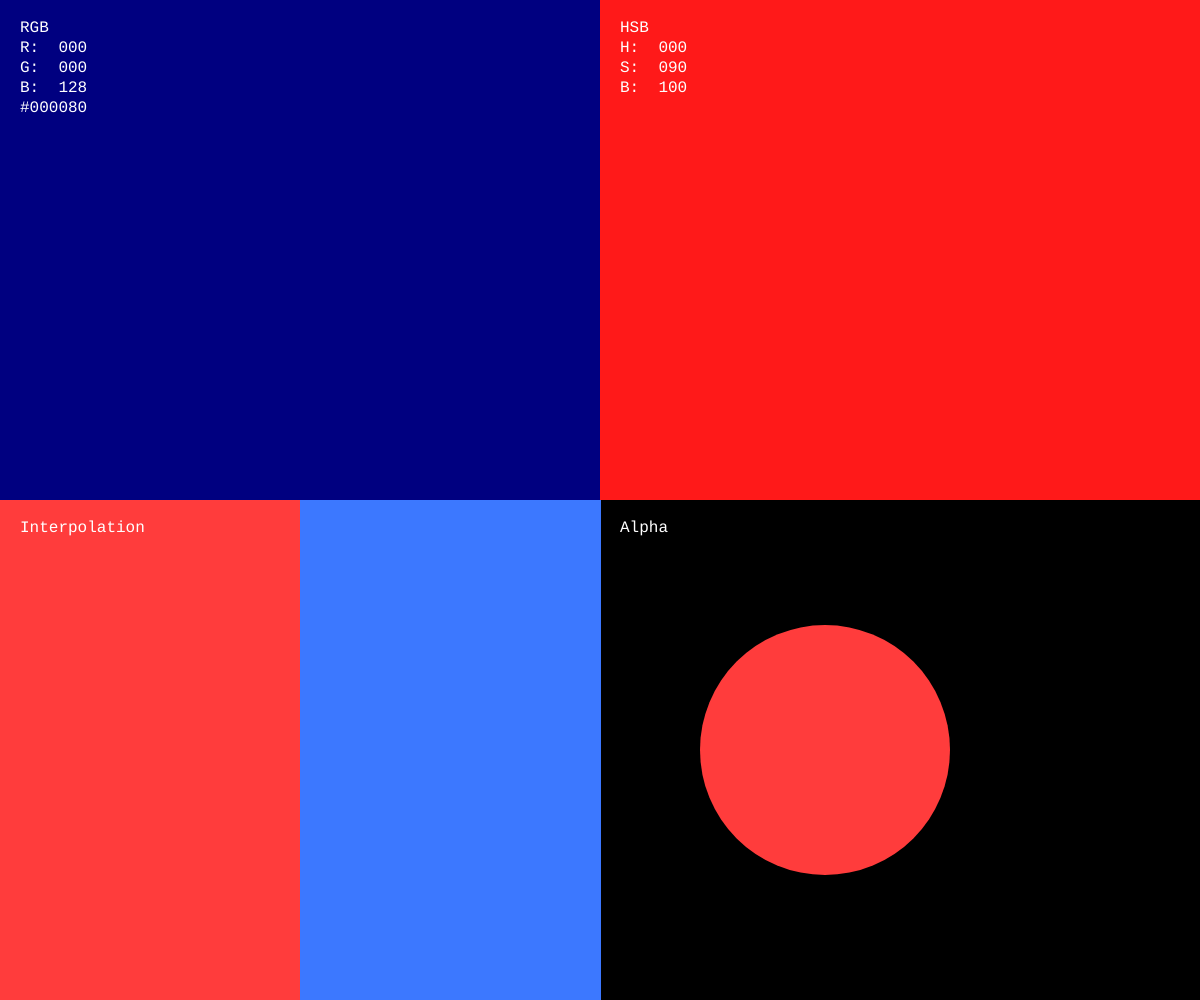
Frame 1 (no input)
Frame 60 (no input): identical to frame 1, image omitted
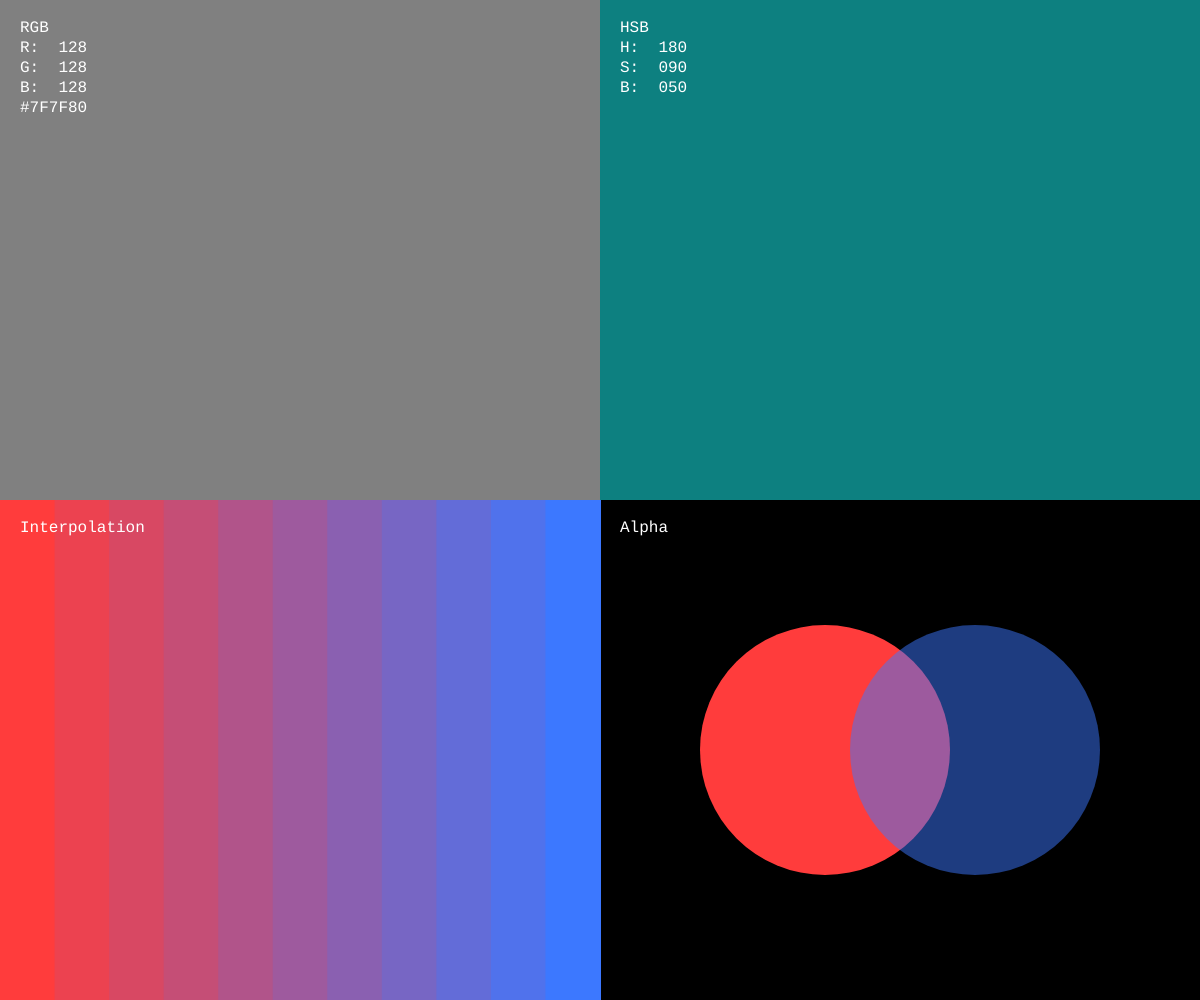
Frame 120 (the mouse pressed at the canvas centre since frame 60)

The p5.js sketch that drew these frames (run headless with seeded random() and noise() and a simulated clock; from frame 60 on, the mouse is pressed at the canvas centre):

// p5.js sketch
// ── sketch.js
/*
 * © 2026 Schultzschultz. Created for 'Schultzschultz Creative Coding Masterclass'.
 * For educational use only. All rights reserved.
 *
 * ---------------------------------------------
 * Color – Modes, Interpolation and Transparency
 * ---------------------------------------------
 * 
 * This file is an example of how to use different color modes (RGB and HSB), 
 * interpolate between colors, and apply alpha transparency in p5.js.  
 *
 * What this file does:
 * - Displays a rectangle in the top-left quadrant that changes color based on the mouse position using RGB color mode.
 * - Displays a rectangle in the top-right quadrant that changes color based on the mouse position using HSB color mode.
 * - Displays a series of rectangles in the bottom half of the canvas that interpolate between two colors, with the number of steps determined by the mouse position.
 * - Displays two overlapping circles in the bottom-right quadrant, where one circle's alpha transparency changes based on the mouse position, demonstrating how colors blend with varying transparency.
 */


function setup() {
  // Create a canvas that fills the entire browser window.
  createCanvas(windowWidth, windowHeight);
}

function draw() {

  // Set background to black.
  background(0);

  // Display RGB color mode.
  displayRGB();

  // Display HSB color mode.
  displayHSB();

  // Display interpolation between two colors.
  displayInterpolation();

  // Display alpha transparency.
  displayAlpha();
}

// Display RGB color mode.
function displayRGB() {

  // Set color mode to RGB with a range of 0-255 for each component and alpha.
  colorMode(RGB, 255, 255, 255, 255);

  // Map mouseX to the red component and mouseY to the green component, while keeping blue constant.
  let r = map(mouseX, 0, width, 0, 255);
  let g = map(mouseY, 0, height, 0, 255);
  let b = 128;

  // Create a color object using the RGB values.
  let c = color(r, g, b);

  // Set the fill color to the created color and draw a rectangle in the top-left quadrant of the canvas.
  fill(c);
  noStroke();
  rect(0, 0, width / 2, height / 2);

  // Format the RGB values to display as text with 3 digits and no decimal places.
  let infoRed = nf(red(c), 3, 0);
  let infoGreen = nf(green(c), 3, 0);
  let infoBlue = nf(blue(c), 3, 0);

  // Convert RGB values to a hex color string.
  let infoHex = '#' + hex(int(r), 2) + hex(int(g), 2) + hex(int(b), 2);

  // Create a text string to display the RGB values and hex code.
  let txt = 'RGB\n' + 'R:  ' + infoRed + '\nG:  ' + infoGreen + '\nB:  ' + infoBlue + '\n' + infoHex;

  // Call the displayInfo function to show the RGB values on the canvas.
  displayInfo(0, 0, txt);
}

// Display HSB color mode.
function displayHSB() {

  // Set color mode to HSB with a range of 0-360 for hue and 0-100 for saturation, brightness, and alpha.
  colorMode(HSB, 360, 100, 100, 100);

  // Map mouseX to the hue component and mouseY to the brightness component, while keeping saturation constant.
  let h = map(mouseX, 0, width, 0, 360);
  let s = 90;
  let b = map(mouseY, 0, height, 100, 0);

  // Create a color object using the HSB values.
  let c = color(h, s, b);

  // Set the fill color to the created color and draw a rectangle in the top-right quadrant of the canvas.
  fill(c);
  noStroke();
  rect(width / 2, 0, width / 2, height / 2);

  // Format the HSB values to display as text with 3 digits and no decimal places.
  let infoHue = nf(hue(c), 3, 0);
  let infoSaturation = nf(saturation(c), 3, 0);
  let infoBrightness = nf(brightness(c), 3, 0);

  // Create a text string to display the HSB values.
  let txt = 'HSB\n' + 'H:  ' + infoHue + '\nS:  ' + infoSaturation + '\nB:  ' + infoBrightness;

  // Call the displayInfo function to show the HSB values on the canvas.
  displayInfo(width / 2, 0, txt);
}

// Display interpolation between two colors.
function displayInterpolation() {

  // Set color mode to RGB with a range of 0-255 for each component and alpha.
  colorMode(RGB, 255, 255, 255, 255);

  // Define two colors to interpolate between.
  let colorA = color(255, 60, 60);
  let colorB = color(60, 120, 255);

  // Map mouseX to determine the number of steps for interpolation, with a minimum of 2 and a maximum of 20.
  let steps = ceil(map(mouseX, 0, width, 2, 20));

  // Calculate the width of each rectangle based on the number of steps, ensuring they fill the bottom half of the canvas.
  let w = (width / 2) / steps;

  // Loop through the number of steps to create rectangles that interpolate between colorA and colorB.
  for (let i = 0; i < steps; i++) {

    // Calculate the interpolation amount as a value between 0 and 1 based on the current step.
    let amt = i / (steps - 1);

    // Use the lerpColor function to calculate the interpolated color between colorA and colorB based on the interpolation amount.
    let colorMix = lerpColor(colorA, colorB, amt);

    // Set the fill color to the interpolated color and draw a rectangle in the bottom half of the canvas for each step.
    fill(colorMix);
    noStroke();
    rect(w * i, height / 2, w + 1, height / 2);
  }

  // Call the displayInfo function to show the label "Interpolation" on the canvas.
  displayInfo(0, height / 2, 'Interpolation');

}

// Display alpha transparency.
function displayAlpha() {

  // Set color mode to RGB with a range of 0-255 for each component and alpha.
  colorMode(RGB, 255, 255, 255, 255);

  // Define two colors.
  let colorA = color(255, 60, 60);
  let colorB = color(60, 120, 255);

  // Map mouseX to the alpha component of colorB, allowing it to transition from fully transparent (0) to fully opaque (255) as the mouse moves across the canvas.
  let alpha = map(mouseX, 0, width, 0, 255);

  // Create a new color object 'c' that has the same red, green, and blue components as colorB but with the alpha value determined by the mouseX position.
  let c = color(red(colorB), green(colorB), blue(colorB), alpha);

  // Define the size of the circles to be drawn, which is set to 25% of the canvas height.
  let ellipseSize = height * 0.25;

  // Set the fill color to colorA and draw a circle in the bottom-right quadrant of the canvas.
  noStroke();
  fill(colorA);
  ellipse(width * 0.75 - ellipseSize * 0.3, height * 0.75, ellipseSize, ellipseSize);

  // Set the fill color to the new color 'c' (which has varying alpha) and draw a circle on top of the previous one, demonstrating the effect of alpha transparency as it blends with colorA.
  fill(c);
  ellipse(width * 0.75 + ellipseSize * 0.3, height * 0.75, ellipseSize, ellipseSize);

  // Call the displayInfo function to show the label "Alpha" on the canvas.
  displayInfo(width / 2, height / 2, 'Alpha');
}

// Function to display information text on the canvas at a specified position.
function displayInfo(x, y, txt) {

  // Set color mode to RGB with a range of 0-255 for each component and alpha.
  colorMode(RGB, 255, 255, 255, 255);

  // Set the fill color to white and disable stroke for the text.
  fill(255);
  noStroke();

  // Set the text size to 26 pixels and align the text to the left and top.
  textSize(16);
  textFont('monospace');
  textAlign(LEFT, TOP);

  // Display the provided text at the specified (x, y) coordinates, with an offset of 20 pixels to avoid overlapping with the shapes.
  text(txt, x + 20, y + 20);
}

function windowResized() {
  resizeCanvas(windowWidth, windowHeight);
}
